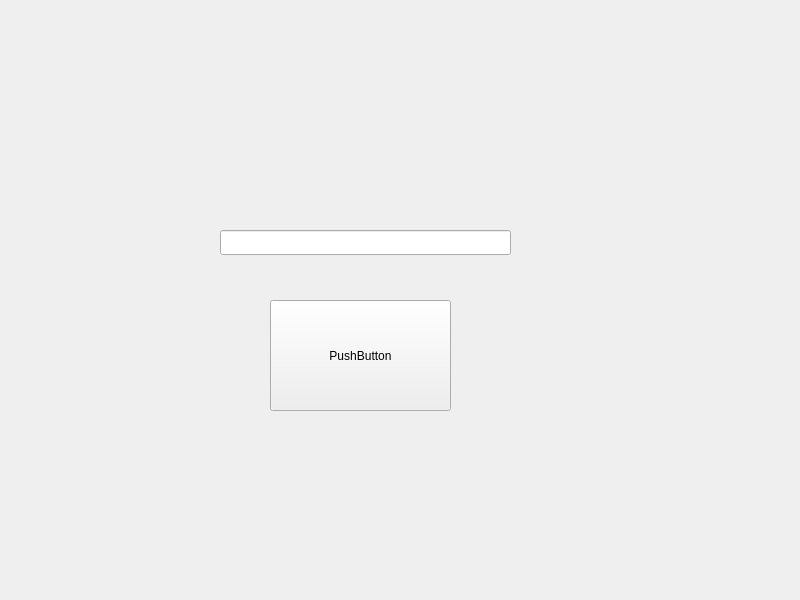
<?xml version="1.0" encoding="UTF-8"?>
<ui version="4.0">
 <class>Widget</class>
 <widget class="QWidget" name="Widget">
  <property name="geometry">
   <rect>
    <x>0</x>
    <y>0</y>
    <width>800</width>
    <height>600</height>
   </rect>
  </property>
  <property name="windowTitle">
   <string>Widget</string>
  </property>
  <widget class="QPushButton" name="pushButton">
   <property name="geometry">
    <rect>
     <x>270</x>
     <y>300</y>
     <width>181</width>
     <height>111</height>
    </rect>
   </property>
   <property name="text">
    <string>PushButton</string>
   </property>
  </widget>
  <widget class="QLineEdit" name="lineEdit">
   <property name="geometry">
    <rect>
     <x>220</x>
     <y>230</y>
     <width>291</width>
     <height>25</height>
    </rect>
   </property>
  </widget>
 </widget>
 <resources/>
 <connections/>
</ui>
